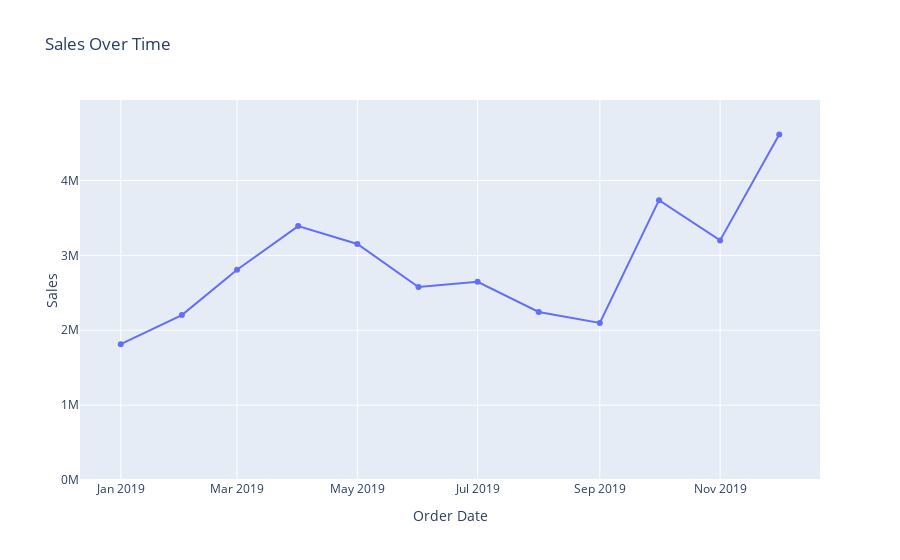

Notebook cell for this chart:
### Code cell
# Create a line chart
fig = px.line(Months_Sales, x='Order Date', y='Sales', title='Sales Over Time',
              markers=True, line_shape='linear', labels={'Order Date': 'Order Date', 'Sales': 'Sales'})
fig.update_yaxes(range=[0,1.1* Months_Sales['Sales'].max()])  
fig.update_layout(showlegend=False)  

# Create a function to format y-axis labels in millions
def millions_formatter(x):
    return f'{x / 1e6:.0f}M'

# Apply the millions_formatter to the y-axis
fig.update_yaxes(tickvals=[i * 1e6 for i in range(int(Months_Sales['Sales'].max() / 1e6) + 1)],
                 ticktext=[millions_formatter(i * 1e6) for i in range(int(Months_Sales['Sales'].max() / 1e6) + 1)],
                 title_text='Sales', title_standoff=0)

# Show the chart
fig.show()

### Figure 1 — Plotly figure (JSON) as saved in the notebook; plotly's stock layout.template omitted (floating-point values rounded to 4 significant figures)
{"data": [{"hovertemplate": "Order Date=%{x}<br>Sales=%{y}<extra></extra>", "legendgroup": "", "line": {"color": "#636efa", "dash": "solid", "shape": "linear"}, "marker": {"symbol": "circle"}, "mode": "markers+lines", "name": "", "orientation": "v", "showlegend": false, "type": "scatter", "x": ["2019-01-01T00:00:00", "2019-02-01T00:00:00", "2019-03-01T00:00:00", "2019-04-01T00:00:00", "2019-05-01T00:00:00", "2019-06-01T00:00:00", "2019-07-01T00:00:00", "2019-08-01T00:00:00", "2019-09-01T00:00:00", "2019-10-01T00:00:00", "2019-11-01T00:00:00", "2019-12-01T00:00:00"], "xaxis": "x", "y": [1814000.0, 2202000.0, 2807000.0, 3391000.0, 3153000.0, 2578000.0, 2648000.0, 2244000.0, 2098000.0, 3737000.0, 3200000.0, 4613000.0], "yaxis": "y"}], "layout": {"legend": {"tracegroupgap": 0}, "showlegend": false, "title": {"text": "Sales Over Time"}, "xaxis": {"anchor": "y", "domain": [0, 1], "title": {"text": "Order Date"}}, "yaxis": {"anchor": "x", "domain": [0, 1], "range": [0, 5075000.0], "ticktext": ["0M", "1M", "2M", "3M", "4M"], "tickvals": [0, 1000000, 2000000, 3000000, 4000000], "title": {"standoff": 0, "text": "Sales"}}}}
